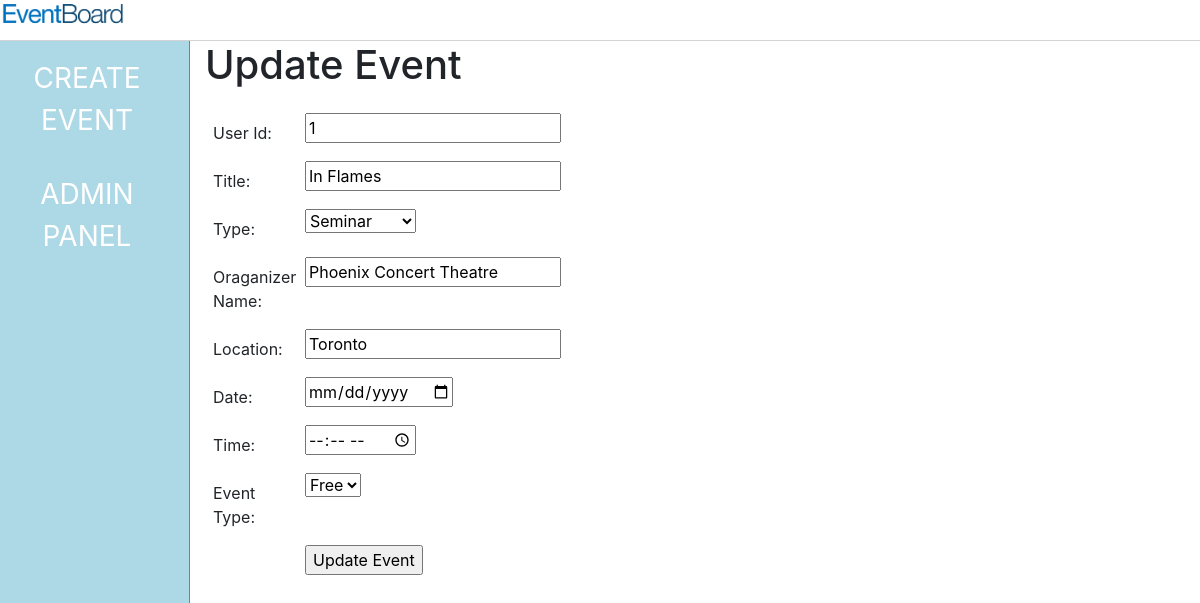
Page /update.php/?uid=2 on the committed database.
### tables this page shows
CREATE TABLE `create_event` (
  `id` int(11) NOT NULL,
  `user_id` int(11) NOT NULL,
  `event_title` varchar(50) NOT NULL,
  `type` varchar(45) NOT NULL,
  `description` varchar(2000) NOT NULL,
  `event_type` varchar(100) NOT NULL,
  `keywords` varchar(100) NOT NULL,
  `organiser_name` varchar(25) NOT NULL,
  `location` varchar(100) NOT NULL,
  `event_date` datetime NOT NULL,
  `event_time` varchar(50) NOT NULL,
  `published` tinyint(1) NOT NULL DEFAULT '0'
);

### update.php (the view, shortened to what this page needs)
<?php
$id=$_GET['uid'];
if(!isset($_POST['updstu'])) {
    $db = Database::getDb();
    $sql = "select * from create_event where id=" . $id;
    $pdostm = $db->prepare($sql);
    $pdostm->setFetchMode(PDO::FETCH_OBJ);
    $pdostm->execute();
    foreach ($pdostm as $events) {
        $user_id=$events->user_id;
        $title = $events->event_title;
        $type = $events->type;
        $name = $events->organiser_name;
        $location = $events->location;
        $date = $events->event_date;
        $time = $events->event_time;
        $etype = $events->event_type;
    }
}
?>
<!DOCTYPE html>
<html xmlns="http://www.w3.org/1999/html">
<head>
    <link rel="stylesheet" href="https://stackpath.bootstrapcdn.com/bootstrap/4.3.1/css/bootstrap.min.css">
</head>
<body>
<div class="row">
        <div class="col-md-12" style='border-bottom: lightgrey 1px solid;'>
            <a class='navbar-brand' href='#'><img style='max-width:125px; margin-top: -2vh;' src='http://localhost/EventBoard/images/EventBoard.png' alt=''></a>
        </div>
</div>
<div class="row">
    <div class="col-md-2">
            <a href="http://localhost/EventBoard/create.php" class="links">CREATE EVENT</a>
            <a href="http://localhost/EventBoard/admininterface.php" class="links">ADMIN PANEL</a>
    </div>
    <div class="col-md-8">
        <h1>Update Event</h1>
        <form method="post">
            <label>User Id:</label> <input type="text" name="uid" value="<?php echo "$user_id" ?>" readonly><br>
            <label>Title:</label> <input type="text" name="title" value="<?php echo "$title"?>"><br>
            <label>Type:</label>
            <select name="type">
                <option value="seminar" <?php if($type=="Seminar") echo 'selected' ?>>Seminar</option>
            </select><br>
            <label>Oraganizer Name:</label> <input type="text" name="oname" value="<?php echo "$name"?>"><br>
            <label>Location:</label> <input type="text" name="location" value="<?php echo "$location"?>"><br>
            <label>Date:</label> <input type="date" name="edate" value="<?php echo "$date"?>"><br>
            <label>Time:</label> <input type="time" name="etime" value="<?php echo "$time"?>"><br>
            <label>Event Type:</label> <select name="etype">
                <option value="free" <?php if($etype=="free") echo 'selected' ?>>Free</option>
            </select>
            <br>
            <label></label>
            <input type="submit" name="updstu" value="Update Event">
        </form>
    </div>
</div>
</body>

### update.php (style rules this page uses)
.col-md-2 { background-color: lightblue; height: 100vh; text-align: center; font-size: 3.5vh; border-right: grey 1px solid; }
.links { color: white; text-decoration: none; display: block; padding: 2vh; }
label { display: inline-block; float: left; clear: left; width: 100px; text-align: left; padding: 1vh; }
input,select { display: inline-block; float: left; }
h1 { padding-bottom: 2vh; }

### rows in the picture
create_event: uid "1", title "In Flames", oname "Phoenix Concert Theatre", location "Toronto"
